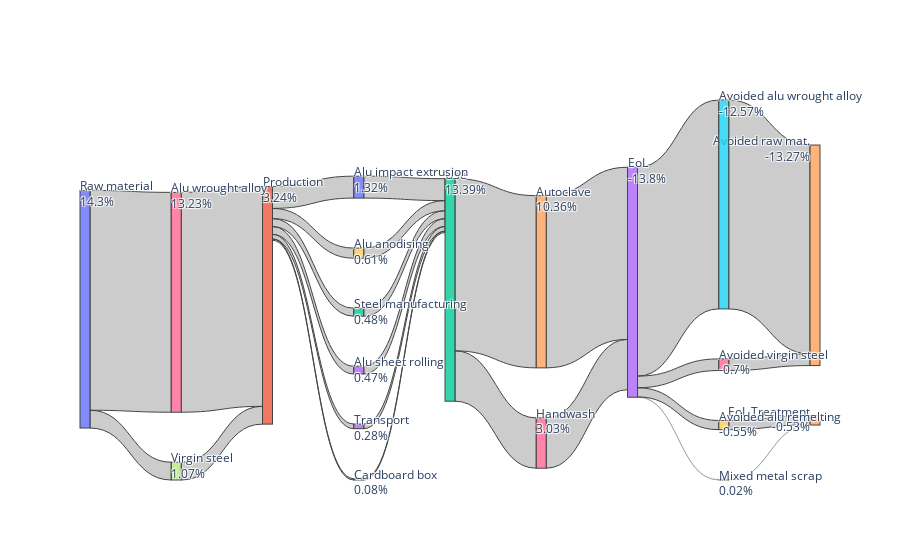

The cell this chart's notebook holds for it:
### Code cell
# Create a Sankey diagram
fig = go.Figure()

# Calculate the scale factor for link thickness and node size
max_value = max(abs(link['value']) for link in links_sc1)
scale_factor = 1  # You can adjust this factor to control the scaling

# Calculate total outflow for each node and round to 2 decimals
outflow_totals = {node: round(sum(link['value'] for link in links_sc1 if link['source'] == node), 2) for node in node_sc1}

# Calculate total inflow for each node and round to 2 decimals
inflow_totals = {node: round(sum(link['value'] for link in links_sc1 if link['target'] == node), 2) for node in node_sc1}

# Determine if a node has only incoming flows
incoming_only = {node: inflow_totals[node] > 0 and outflow_totals[node] == 0 for node in node_sc1}

# Calculate y-coordinates for nodes based on total outflow or inflow
node_y_coordinates = [sum(inflow_totals[node] if incoming_only[node] else outflow_totals[node] for node in node_sc1[:i]) for i in range(len(node_sc1))]
incoming_only['Avoided raw mat.'] = True
incoming_only['EoL Treatment'] = True
# incoming_only['Avoided chromium steel'] = True

# Add links
fig.add_trace(go.Sankey(
    node=dict(
        pad=50,
        thickness=10,
        line=dict(width=[abs(link['value']) / max_value * scale_factor for link in links_sc1]),
        label=[f"{node}<br>{inflow_totals[node] if incoming_only[node] else outflow_totals[node]}%" for node in node_sc1],
        #color=[node_colors.get(node, 'rgba(255, 255, 255, {})') for node in node_sc1],
    ),
    link=dict(
        source=[node_sc1.index(link['source']) for link in links_sc1],
        target=[node_sc1.index(link['target']) for link in links_sc1],
        value=[abs(link['value']) for link in links_sc1],
        # color=[node_colors_links[link['source']] for link in links_sc1],  # Use source node color for links
        line=dict(width=[abs(link['value']) / max_value * scale_factor for link in links_sc1]),
    ),
    arrangement="perpendicular",
    domain=dict(x=[0, 1], y=[0, 1]),
))


# Show the figure
fig.show()
# fig.write_image("Sankey_alubox_consq.jpg")

### Figure 1 — Plotly figure (JSON) as saved in the notebook; plotly's stock layout.template omitted (floating-point values rounded to 4 significant figures)
{"data": [{"arrangement": "perpendicular", "domain": {"x": [0, 1], "y": [0, 1]}, "link": {"line": {"width": [1, 1, 0.08088, 0.08088, 0.04611, 0.04611, 0.09977, 0.09977, 0.006047, 0.006047, 0.03628, 0.03628, 0.03553, 0.03553, 0.7831, 0.7831, 0.229, 0.229, 0.04157, 0.04157, 0.001512, 0.001512, 0.02116, 0.02116, 0.9501, 0.9501, 0.05291, 0.05291]}, "source": [0, 6, 0, 7, 1, 9, 1, 10, 1, 11, 1, 12, 1, 13, 2, 14, 2, 16, 3, 19, 3, 21, 1, 23, 3, 25, 3, 26], "target": [6, 1, 7, 1, 9, 2, 10, 2, 11, 2, 12, 2, 13, 2, 14, 3, 16, 3, 19, 4, 21, 4, 23, 2, 25, 24, 26, 24], "value": [13.23, 13.23, 1.07, 1.07, 0.61, 0.61, 1.32, 1.32, 0.08, 0.08, 0.48, 0.48, 0.47, 0.47, 10.36, 10.36, 3.03, 3.03, 0.55, 0.55, 0.02, 0.02, 0.28, 0.28, 12.57, 12.57, 0.7, 0.7]}, "node": {"label": ["Raw material<br>14.3%", "Production<br>3.24%", "Use<br>13.39%", "EoL<br>-13.8%", "EoL Treatment<br>-0.53%", "Alubox Raw Materials<br>0%", "Alu wrought alloy<br>13.23%", "Virgin steel<br>1.07%", "Alubox prod.<br>0%", "Alu anodising<br>0.61%", "Alu impact extrusion<br>1.32%", "Cardboard box<br>0.08%", "Steel manufacturing<br>0.48%", "Alu sheet rolling<br>0.47%", "Autoclave<br>10.36%", "Autoclave<br>10.36%", "Handwash<br>3.03%", "Handwash<br>3.03%", "Melting<br>0%", "Avoided alu remelting<br>-0.55%", "Mixed sorting<br>0%", "Mixed metal scrap<br>0.02%", "Transport Alu<br>0%", "Transport<br>0.28%", "Avoided raw mat.<br>-13.27%", "Avoided alu wrought alloy<br>-12.57%", "Avoided virgin steel<br>-0.7%"], "line": {"width": [1, 1, 0.08088, 0.08088, 0.04611, 0.04611, 0.09977, 0.09977, 0.006047, 0.006047, 0.03628, 0.03628, 0.03553, 0.03553, 0.7831, 0.7831, 0.229, 0.229, 0.04157, 0.04157, 0.001512, 0.001512, 0.02116, 0.02116, 0.9501, 0.9501, 0.05291, 0.05291]}, "pad": 50, "thickness": 10}, "type": "sankey"}], "layout": {}}
